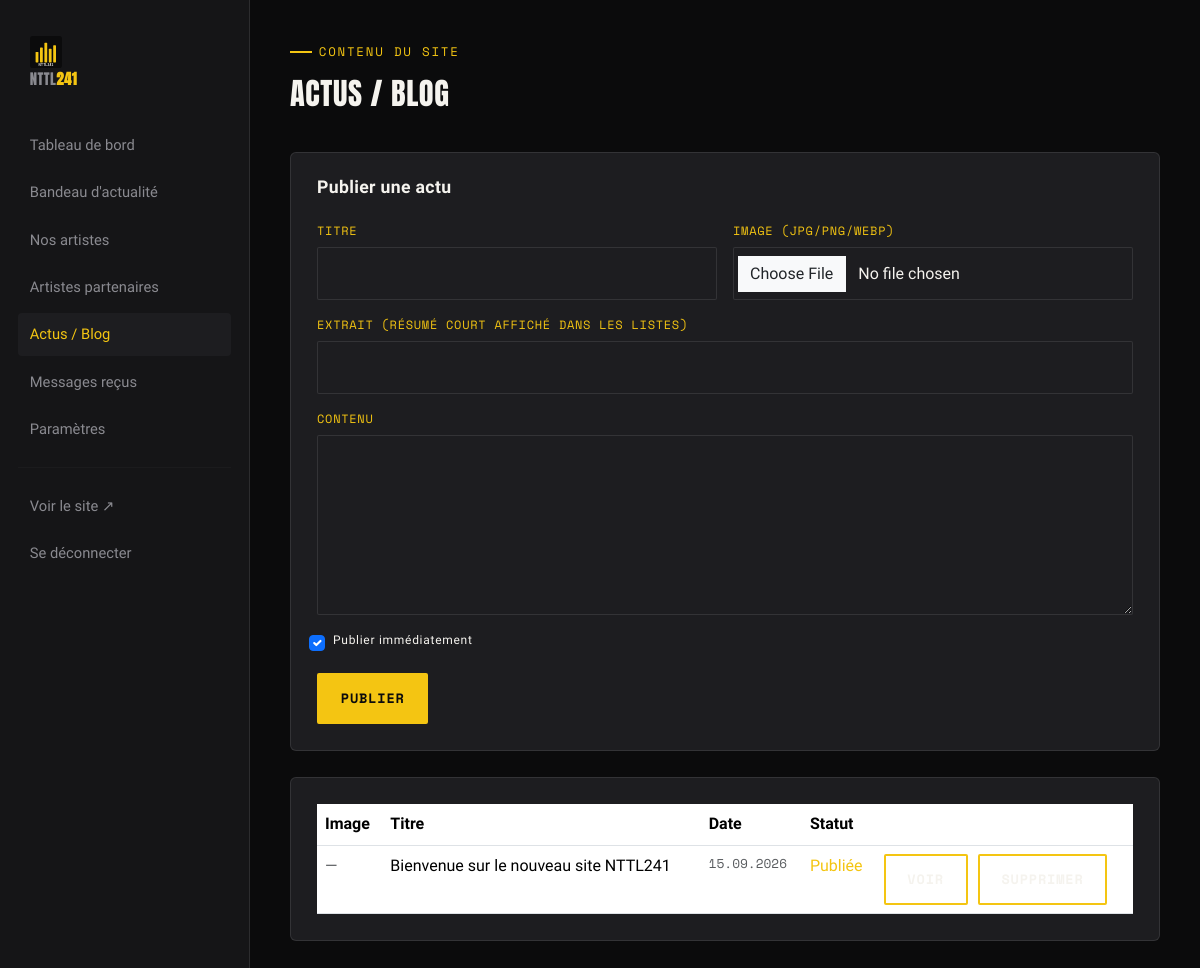
Screenshot of /PHP/admin/actus.php (signed in) with the database file from the repository.
### tables this page shows
CREATE TABLE IF NOT EXISTS actus (
  id INT AUTO_INCREMENT PRIMARY KEY,
  titre VARCHAR(220) NOT NULL,
  slug VARCHAR(240) NOT NULL UNIQUE,
  extrait VARCHAR(320),
  contenu MEDIUMTEXT,
  image VARCHAR(255) DEFAULT NULL,
  publie TINYINT(1) DEFAULT 1,
  date_publication DATETIME DEFAULT CURRENT_TIMESTAMP
);

### PHP/config.php (called while the page is built, shortened)
<?php
function nttl_url($chemin) {
    return NTTL_BASE_URL . $chemin;
}
function nttl_pdo() {
    static $pdo = null;
    if ($pdo === null) {
        try {
            $pdo = new PDO(
                'mysql:host=' . NTTL_DB_HOST . ';dbname=' . NTTL_DB_NAME . ';charset=utf8mb4',
                NTTL_DB_USER,
                NTTL_DB_PASS,
                [PDO::ATTR_ERRMODE => PDO::ERRMODE_EXCEPTION, PDO::ATTR_DEFAULT_FETCH_MODE => PDO::FETCH_ASSOC]
            );
        } catch (PDOException $e) {
            if (NTTL_DEBUG) { error_log($e->getMessage()); }
            http_response_code(500);
            die('<div style="font-family:sans-serif;background:#0B0B0C;color:#F4C512;padding:40px;">
                 <h2>Connexion à la base de données impossible</h2>
                 <p style="color:#F5F3EE;">Vérifiez les identifiants dans <code>PHP/config.php</code> et assurez-vous
                 d\'avoir importé <code>PHP/database.sql</code>.</p></div>');
        }
    }
    return $pdo;
}
function nttl_get_toutes_actus() {
    return nttl_pdo()->query('SELECT * FROM actus ORDER BY date_publication DESC')->fetchAll();
}

### PHP/admin/actus.php (the view, shortened to what this page needs)
<?php
require_once __DIR__ . '/../config.php';
$actus = nttl_get_toutes_actus();
include __DIR__ . '/includes/admin-header.php';
?>
<div class="admin-topbar">
  <div>
    <p class="eyebrow">Contenu du site</p>
    <h1 style="font-size:1.9rem;">Actus / Blog</h1>
  </div>
</div>
<div class="admin-card" style="margin-bottom:26px;">
  <h3 style="font-size:1.1rem; text-transform:none; font-family:var(--f-body); font-weight:700;">Publier une actu</h3>
  <form method="post" enctype="multipart/form-data" class="form-nttl row g-3" style="margin-top:.6rem;">
    <div class="col-md-6"><label>Titre</label><input type="text" name="titre" class="form-control" required></div>
    <div class="col-md-6"><label>Image (jpg/png/webp)</label><input type="file" name="image" accept="image/png,image/jpeg,image/webp" class="form-control"></div>
    <div class="col-12"><label>Extrait (résumé court affiché dans les listes)</label><input type="text" name="extrait" class="form-control" maxlength="300"></div>
    <div class="col-12"><label>Contenu</label><textarea name="contenu" class="form-control" style="min-height:180px;" required></textarea></div>
    <div class="col-12 form-check">
      <input type="checkbox" class="form-check-input" id="publie" name="publie" checked>
      <label class="form-check-label" for="publie" style="text-transform:none; font-family:var(--f-body); color:var(--nttl-blanc-casse);">Publier immédiatement</label>
    </div>
    <div class="col-12"><button class="btn-nttl plein" type="submit">Publier</button></div>
  </form>
</div>
<div class="admin-card">
  <table class="table" style="color:var(--nttl-blanc-casse); margin:0;">
    <thead><tr><th>Image</th><th>Titre</th><th>Date</th><th>Statut</th><th></th></tr></thead>
    <tbody>
    <?php foreach ($actus as $a): ?>
      <tr>
        <td>
          <?php if (!empty($a['image'])): ?>
            <img src="<?= htmlspecialchars(NTTL_UPLOAD_WEB_ACTUS . $a['image']) ?>" style="width:56px;height:36px;object-fit:cover;border-radius:4px;">
          <?php else: ?><span class="text-muted">—</span><?php endif; ?>
        </td>
        <td><?= htmlspecialchars($a['titre']) ?></td>
        <td class="text-muted" style="font-family:var(--f-mono); font-size:.8rem;"><?= htmlspecialchars(date('d.m.Y', strtotime($a['date_publication']))) ?></td>
        <td><?= $a['publie'] ? '<span class="text-jaune">Publiée</span>' : '<span class="text-muted">Brouillon</span>' ?></td>
        <td>
          <?php if ($a['publie']): ?><a href="<?= nttl_url('/O/actu.php') ?>?slug=<?= urlencode($a['slug']) ?>" target="_blank" class="btn-nttl" style="margin-right:6px;">Voir</a><?php endif; ?>
          <form method="post" style="display:inline;" onsubmit="return confirm('Supprimer cette actu ?');">
            <button class="btn-nttl" type="submit">Supprimer</button>
          </form>
        </td>
      </tr>
    <?php endforeach; ?>
    </tbody>
  </table>
</div>
<?php include __DIR__ . '/includes/admin-footer.php'; ?>

### CSS/style.css (style rules this page uses)
:root { --nttl-noir: #0B0B0C; --nttl-noir-carbone: #151517; --nttl-noir-carte: #1D1D20; --nttl-jaune: #F4C512; --nttl-jaune-clair: #FFE9A8; --nttl-blanc-casse: #F5F3EE; --nttl-gris: #8A8A90; --nttl-ligne: rgba(245,243,238,.10); --f-display: 'Anton', 'Arial Narrow', sans-serif; --f-mono: 'Space Mono', monospace; --f-body: 'Work Sans', system-ui, sans-serif; --radius: 2px; }
* { box-sizing:border-box; }
html { scroll-behavior:smooth; }
body { margin:0; background:var(--nttl-noir); color:var(--nttl-blanc-casse); font-family:var(--f-body); line-height:1.55; -webkit-font-smoothing:antialiased; }
a { color:inherit; text-decoration:none; }
h1,h2,h3,.f-display { font-family:var(--f-display); text-transform:uppercase; letter-spacing:.02em; line-height:1.02; margin:0 0 .5em; }
.eyebrow { font-family:var(--f-mono); font-size:.78rem; letter-spacing:.14em; text-transform:uppercase; color:var(--nttl-jaune); display:inline-flex; align-items:center; gap:.55em; margin-bottom:1rem; }
.eyebrow::before { content:""; width:22px; height:2px; background:var(--nttl-jaune); display:inline-block; }
.text-jaune { color:var(--nttl-jaune); }
.text-muted { color:var(--nttl-gris); }
.btn-nttl { display:inline-flex; align-items:center; gap:.6em; font-family:var(--f-mono); font-weight:700; font-size:.85rem; letter-spacing:.06em; text-transform:uppercase; padding:.95em 1.6em; border:2px solid var(--nttl-jaune); border-radius:var(--radius); background:transparent; color:var(--nttl-blanc-casse); transition:.2s ease; cursor:pointer; }
.btn-nttl.plein { background:var(--nttl-jaune); color:var(--nttl-noir); }
.form-nttl label { font-family:var(--f-mono); font-size:.75rem; text-transform:uppercase; letter-spacing:.06em; color:var(--nttl-jaune); margin-bottom:.5em; display:block; }
.form-nttl .form-control { background:var(--nttl-noir-carte); border:1px solid var(--nttl-ligne); color:var(--nttl-blanc-casse); border-radius:var(--radius); padding:.85em 1em; }
.form-nttl textarea { min-height:150px; }

### PHP/admin/includes/admin-header.php (style rules this page uses)
body { display:flex; min-height:100vh; }
.admin-topbar { display:flex; justify-content:space-between; align-items:center; margin-bottom:28px; flex-wrap:wrap; gap:12px; }
.admin-card { background:var(--nttl-noir-carte); border:1px solid var(--nttl-ligne); border-radius:6px; padding:26px; }

### rows the page displays
actus: titre "Bienvenue sur le nouveau site NTTL241", date_publication "15.09.2026", publie "Publiée"
